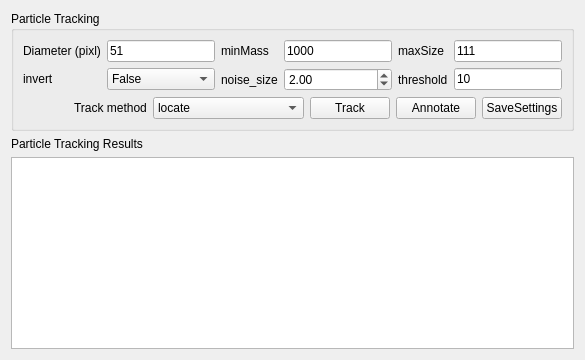
             <widget class="QWidget" name="tab_8">
              <attribute name="title">
               <string>Particle</string>
              </attribute>
              <layout class="QVBoxLayout" name="verticalLayout_11">
               <item>
                <widget class="QGroupBox" name="groupBox">
                 <property name="title">
                  <string>Particle Tracking</string>
                 </property>
                 <layout class="QVBoxLayout" name="verticalLayout_10">
                  <item>
                   <layout class="QGridLayout" name="gridLayout_4">
                    <item row="0" column="1">
                     <widget class="QLineEdit" name="lineEdit_diameter">
                      <property name="inputMask">
                       <string/>
                      </property>
                      <property name="text">
                       <string>51</string>
                      </property>
                     </widget>
                    </item>
                    <item row="0" column="0">
                     <widget class="QLabel" name="label_8">
                      <property name="sizePolicy">
                       <sizepolicy hsizetype="Fixed" vsizetype="Preferred">
                        <horstretch>0</horstretch>
                        <verstretch>0</verstretch>
                       </sizepolicy>
                      </property>
                      <property name="text">
                       <string>Diameter (pixl)</string>
                      </property>
                     </widget>
                    </item>
                    <item row="0" column="2">
                     <widget class="QLabel" name="label_9">
                      <property name="sizePolicy">
                       <sizepolicy hsizetype="Fixed" vsizetype="Preferred">
                        <horstretch>0</horstretch>
                        <verstretch>0</verstretch>
                       </sizepolicy>
                      </property>
                      <property name="text">
                       <string>minMass</string>
                      </property>
                     </widget>
                    </item>
                    <item row="0" column="4">
                     <widget class="QLabel" name="label_14">
                      <property name="sizePolicy">
                       <sizepolicy hsizetype="Fixed" vsizetype="Preferred">
                        <horstretch>0</horstretch>
                        <verstretch>0</verstretch>
                       </sizepolicy>
                      </property>
                      <property name="text">
                       <string>maxSize</string>
                      </property>
                     </widget>
                    </item>
                    <item row="1" column="1">
                     <widget class="QComboBox" name="comboBox_invert">
                      <item>
                       <property name="text">
                        <string>False</string>
                       </property>
                      </item>
                      <item>
                       <property name="text">
                        <string>True</string>
                       </property>
                      </item>
                     </widget>
                    </item>
                    <item row="0" column="5">
                     <widget class="QLineEdit" name="lineEdit_maxsize">
                      <property name="text">
                       <string>111</string>
                      </property>
                     </widget>
                    </item>
                    <item row="1" column="0">
                     <widget class="QLabel" name="label_15">
                      <property name="sizePolicy">
                       <sizepolicy hsizetype="Fixed" vsizetype="Fixed">
                        <horstretch>0</horstretch>
                        <verstretch>0</verstretch>
                       </sizepolicy>
                      </property>
                      <property name="text">
                       <string>invert</string>
                      </property>
                     </widget>
                    </item>
                    <item row="0" column="3">
                     <widget class="QLineEdit" name="lineEdit_minmass">
                      <property name="text">
                       <string>1000</string>
                      </property>
                     </widget>
                    </item>
                    <item row="1" column="2">
                     <widget class="QLabel" name="label_16">
                      <property name="text">
                       <string>noise_size</string>
                      </property>
                     </widget>
                    </item>
                    <item row="1" column="4">
                     <widget class="QLabel" name="label_17">
                      <property name="text">
                       <string>threshold</string>
                      </property>
                     </widget>
                    </item>
                    <item row="1" column="5">
                     <widget class="QLineEdit" name="lineEdit_threshold">
                      <property name="text">
                       <string>10</string>
                      </property>
                     </widget>
                    </item>
                    <item row="1" column="3">
                     <widget class="QDoubleSpinBox" name="doubleSpinBox_noise_size">
                      <property name="value">
                       <double>2.000000000000000</double>
                      </property>
                     </widget>
                    </item>
                   </layout>
                  </item>
                  <item>
                   <layout class="QHBoxLayout" name="horizontalLayout_4">
                    <item>
                     <spacer name="horizontalSpacer_4">
                      <property name="orientation">
                       <enum>Qt::Horizontal</enum>
                      </property>
                      <property name="sizeHint" stdset="0">
                       <size>
                        <width>40</width>
                        <height>20</height>
                       </size>
                      </property>
                     </spacer>
                    </item>
                    <item>
                     <widget class="QLabel" name="label_18">
                      <property name="text">
                       <string>Track method</string>
                      </property>
                     </widget>
                    </item>
                    <item>
                     <widget class="QComboBox" name="comboBox_locate_method">
                      <item>
                       <property name="text">
                        <string>locate</string>
                       </property>
                      </item>
                      <item>
                       <property name="text">
                        <string>locate_brightfield_ring</string>
                       </property>
                      </item>
                     </widget>
                    </item>
                    <item>
                     <widget class="QPushButton" name="pushButton_locate">
                      <property name="text">
                       <string>Track</string>
                      </property>
                     </widget>
                    </item>
                    <item>
                     <widget class="QPushButton" name="pushButton_annotate_particle">
                      <property name="text">
                       <string>Annotate</string>
                      </property>
                     </widget>
                    </item>
                    <item>
                     <widget class="QPushButton" name="pushButton_save_locate_settings">
                      <property name="text">
                       <string>SaveSettings</string>
                      </property>
                     </widget>
                    </item>
                   </layout>
                  </item>
                 </layout>
                </widget>
               </item>
               <item>
                <widget class="QLabel" name="label_7">
                 <property name="text">
                  <string>Particle Tracking Results</string>
                 </property>
                </widget>
               </item>
               <item>
                <widget class="QTableView" name="tableView_particle_info">
                 <property name="sortingEnabled">
                  <bool>true</bool>
                 </property>
                </widget>
               </item>
              </layout>
             </widget>
